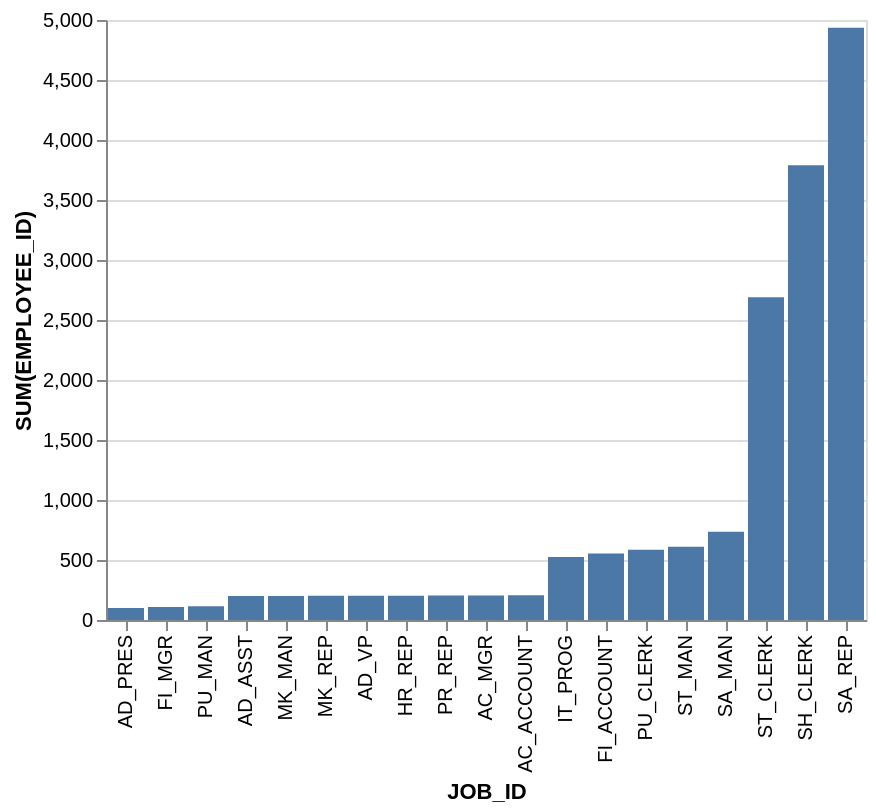

Specify this chart in Vega-Lite:
### Vega-Lite specification from a JSON file in a GitHub repository (floating-point values rounded to 4 significant figures)
{"data": {"values": [{"x_data": "AD_PRES", "y_data": 100}, {"x_data": "FI_MGR", "y_data": 108}, {"x_data": "PU_MAN", "y_data": 114}, {"x_data": "AD_ASST", "y_data": 200}, {"x_data": "MK_MAN", "y_data": 201}, {"x_data": "MK_REP", "y_data": 202}, {"x_data": "AD_VP", "y_data": 203}, {"x_data": "HR_REP", "y_data": 203}, {"x_data": "PR_REP", "y_data": 204}, {"x_data": "AC_MGR", "y_data": 205}, {"x_data": "AC_ACCOUNT", "y_data": 206}, {"x_data": "IT_PROG", "y_data": 525}, {"x_data": "FI_ACCOUNT", "y_data": 555}, {"x_data": "PU_CLERK", "y_data": 585}, {"x_data": "ST_MAN", "y_data": 610}, {"x_data": "SA_MAN", "y_data": 735}, {"x_data": "ST_CLERK", "y_data": 2690}, {"x_data": "SH_CLERK", "y_data": 3790}, {"x_data": "SA_REP", "y_data": 4935}]}, "mark": "bar", "encoding": {"x": {"field": "x_data", "type": "nominal", "title": "JOB_ID", "sort": {"op": "sum", "field": "y_data", "order": "ascending"}}, "y": {"field": "y_data", "type": "quantitative", "title": "SUM(EMPLOYEE_ID)"}}}
